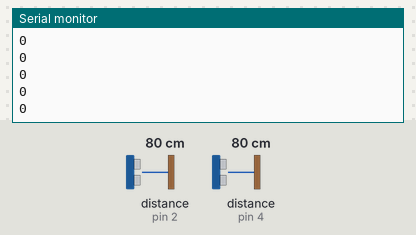
Bench run of a sketch on a simulated Arduino Uno, built with avr-gcc and run on an emulated ATmega328P. Parts: the last lines printed to the serial monitor. Inputs (shaded band) come from the test bench; at power-on: distance to the obstacle (sensors on pin 2, pin 4) 80 cm. The echo pulse lasts 58.3 µs per cm.

Above: at 1.2 s.
1.3 s: distance to the obstacle (sensor on pin 2) set to 4 cm
At 1.5 s:
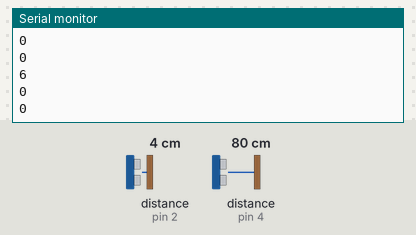
2.8 s: distance to the obstacle (sensor on pin 4) set to 2 cm
At 3.13 s:
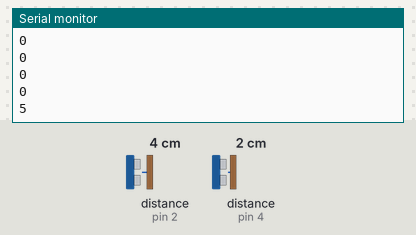
Timing chart, 0 to 5.8 s (numbered marks = the images above; inputs shaded):
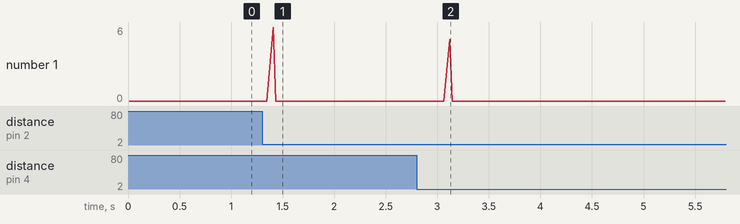

Measured:
- after the input at 1.3 s, the serial monitor: prints a new line after 0.11 s (image 1)
- after the input at 2.8 s, the serial monitor: prints a new line after 0.32 s (image 2)

The sketch:

arduino-censor.ino
```cpp
const int E_1 = 2; //センサ①のエコーが接続されているピン
const int T_1 = 3; //センサ①のトリガーが接続されているピン

const int E_2 = 4; //センサ②のエコーが接続されているピン
const int T_2 = 5; //センサ②のトリガーが接続されているピン

const float UtoD_top_1 = 250.0;    //上下スライド範囲①の最長判定距離[mm]
const float UtoD_bottom_1 = 200.0; //上下スライド範囲①の最短判定距離[mm]
const float UtoD_top_2 = 180.0;    //上下スライド範囲②の最長判定距離[mm]
const float UtoD_bottom_2 = 140.0; //上下スライド範囲②の最短判定距離[mm]
const float LorR_top = 80.0;       //左右スライドの最長判定距離[mm]
const float LorR_bottom = 30.0;    //左右スライドの最長判定距離[mm]

int f = 0; //スライドの種類を判定するフラグ
int f_prev = 0;
int f_cnt =0;
//f: 0=スライド判定なし,1=右スライドの判定開始,2=左スライドの判定開始
int mode = 0; //現在のカメラのモード

int ave_range = UtoD_top_1 + 1.0; //2つのセンサの平均距離(UtoD_bottom_2)
int down_f = 0;                   //上下スライド判定のフラグ

void Shutter_start_check(float dis_1,float dis_2);
void Shutter_end_check(float dis_1,float dis_2);

void setup(){
  Serial.begin(9600);
  pinMode(E_1,INPUT);
  pinMode(T_1,OUTPUT);
  pinMode(E_2,INPUT);
  pinMode(T_2,OUTPUT);
}

void loop(){
  float dur_1=0;
  float dis_1=0; //センサ①の検出距離
  float dur_2=0;
  float dis_2=0; //センサ②の検出距離

  digitalWrite(T_1,LOW);
  delayMicroseconds(2);
  digitalWrite(T_1,HIGH);
  delayMicroseconds(20);
  digitalWrite(T_1,LOW);
  dur_1 = pulseIn(E_1,HIGH);

  digitalWrite(T_2,LOW);
  delayMicroseconds(2);
  digitalWrite(T_2,HIGH);
  delayMicroseconds(20);
  digitalWrite(T_2,LOW);

  dur_2 = pulseIn(E_2,HIGH);
  dis_1 = dur_1/2*340.0/1000;
  dis_2 = dur_2/2*340.0/1000;

  Serial.println(mode);
  delay(60);

  if(dis_1 >= LorR_bottom && dis_1 <= LorR_top && f == 0 && dis_2 > LorR_top){ //10mm以下でスライド判定がなければ
    f = 1; //右スライドの判定開始
  }else if(dis_2 >= LorR_bottom && dis_2 <= LorR_top && f == 0 && dis_1 > LorR_top){ //10mm以下でスライド判定がなければ
    f = 2; //左スライドの判定開始
  }

  if(f != f_prev){
    if (f == 0){
      Serial.println(5);
    }else if(f == 1){
      Serial.println(6);
    }else if(f == 2){
      Serial.println(7);
    }
    delay(20);
    f_prev = f;
  }else if(f != 0){
    f_cnt++;
    if(f_cnt == 5){
      f = 0;
      f_cnt = 0;
    }
  }

  mode_change(dis_1,dis_2);    //モード判定

  if(down_f == 0) {                   //上下スライド判定がないなら
    Shutter_start_check(dis_1,dis_2); //上下スライドの開始判定
  }else{                              //あるなら
    Shutter_end_check(dis_1,dis_2);   //上下スライドの終了判定
  }
}

void mode_change(float dis_1,float dis_2){
  if(f == 1){                     //右スライド中で
    if(dis_1 > LorR_top && dis_2 >= LorR_bottom && dis_2 <= LorR_top) {          //②が10mm以下なら
      mode--;                    //モードを１減少
      if(mode < 0) mode = 4;     //モード1より小さいならモード5に
      f = 0;                     //スライド判定をなくす
    }
  }else if(f == 2){               //左スライド中で
    if(dis_1 >= LorR_bottom && dis_1 <= LorR_top && dis_2 > LorR_top){           //①が10mm以下なら
      mode++;                     //モードを1増加
      if(mode > 4) mode = 0;      //モード5より大きいならモード1
      f = 0;                      //スライド判定のリセット
    }
  }
}


void Shutter_start_check(float dis_1,float dis_2){
  if(dis_1 >= UtoD_bottom_1 && dis_1 <= UtoD_top_1 && dis_2 >= UtoD_bottom_1 && dis_2 <= UtoD_top_1){ //両方のセンサが反応したら
    f = 0;
    if(ave_range > (int)(dis_1 + dis_2)/2){
      ave_range = (int)(dis_1 + dis_2)/2 * 100;
      Serial.println(ave_range);
      down_f = 1;
      delay(30);
    }else{
      down_f = 0;
      ave_range = UtoD_top_1 + 1.0;
    }
  }
}

void Shutter_end_check(float dis_1,float dis_2){
  if(dis_1 >= UtoD_bottom_2 && dis_1 <= UtoD_top_2 && dis_2 >= UtoD_bottom_2 && dis_2 <= UtoD_top_2){ //両方のセンサが反応したら
    ave_range = (int)(dis_1 + dis_2)/2 * 100;
    Serial.println(ave_range);
    down_f = 0;
    delay(30);
    ave_range = UtoD_top_1 + 1.0;
  }
}
```
